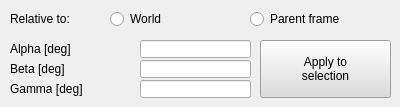
   <widget class="QWidget" name="orientation">
    <attribute name="title">
     <string>Orientation</string>
    </attribute>
    <widget class="QLineEdit" name="qqCoordAlpha">
     <property name="geometry">
      <rect>
       <x>140</x>
       <y>40</y>
       <width>111</width>
       <height>18</height>
      </rect>
     </property>
    </widget>
    <widget class="QToolButton" name="qqCoordApplyOr">
     <property name="geometry">
      <rect>
       <x>260</x>
       <y>40</y>
       <width>131</width>
       <height>58</height>
      </rect>
     </property>
     <property name="palette">
      <palette>
       <active>
        <colorrole role="WindowText">
         <brush brushstyle="SolidPattern">
          <color alpha="255">
           <red>0</red>
           <green>0</green>
           <blue>0</blue>
          </color>
         </brush>
        </colorrole>
        <colorrole role="Button">
         <brush brushstyle="SolidPattern">
          <color alpha="255">
           <red>220</red>
           <green>220</green>
           <blue>220</blue>
          </color>
         </brush>
        </colorrole>
        <colorrole role="Light">
         <brush brushstyle="SolidPattern">
          <color alpha="255">
           <red>255</red>
           <green>255</green>
           <blue>255</blue>
          </color>
         </brush>
        </colorrole>
        <colorrole role="Midlight">
         <brush brushstyle="SolidPattern">
          <color alpha="255">
           <red>237</red>
           <green>237</green>
           <blue>237</blue>
          </color>
         </brush>
        </colorrole>
        <colorrole role="Dark">
         <brush brushstyle="SolidPattern">
          <color alpha="255">
           <red>110</red>
           <green>110</green>
           <blue>110</blue>
          </color>
         </brush>
        </colorrole>
        <colorrole role="Mid">
         <brush brushstyle="SolidPattern">
          <color alpha="255">
           <red>147</red>
           <green>147</green>
           <blue>147</blue>
          </color>
         </brush>
        </colorrole>
        <colorrole role="Text">
         <brush brushstyle="SolidPattern">
          <color alpha="255">
           <red>0</red>
           <green>0</green>
           <blue>0</blue>
          </color>
         </brush>
        </colorrole>
        <colorrole role="BrightText">
         <brush brushstyle="SolidPattern">
          <color alpha="255">
           <red>255</red>
           <green>255</green>
           <blue>255</blue>
          </color>
         </brush>
        </colorrole>
        <colorrole role="ButtonText">
         <brush brushstyle="SolidPattern">
          <color alpha="255">
           <red>0</red>
           <green>0</green>
           <blue>0</blue>
          </color>
         </brush>
        </colorrole>
        <colorrole role="Base">
         <brush brushstyle="SolidPattern">
          <color alpha="255">
           <red>255</red>
           <green>255</green>
           <blue>255</blue>
          </color>
         </brush>
        </colorrole>
        <colorrole role="Window">
         <brush brushstyle="SolidPattern">
          <color alpha="255">
           <red>220</red>
           <green>220</green>
           <blue>220</blue>
          </color>
         </brush>
        </colorrole>
        <colorrole role="Shadow">
         <brush brushstyle="SolidPattern">
          <color alpha="255">
           <red>0</red>
           <green>0</green>
           <blue>0</blue>
          </color>
         </brush>
        </colorrole>
        <colorrole role="AlternateBase">
         <brush brushstyle="SolidPattern">
          <color alpha="255">
           <red>237</red>
           <green>237</green>
           <blue>237</blue>
          </color>
         </brush>
        </colorrole>
        <colorrole role="ToolTipBase">
         <brush brushstyle="SolidPattern">
          <color alpha="255">
           <red>255</red>
           <green>255</green>
           <blue>220</blue>
          </color>
         </brush>
        </colorrole>
        <colorrole role="ToolTipText">
         <brush brushstyle="SolidPattern">
          <color alpha="255">
           <red>0</red>
           <green>0</green>
           <blue>0</blue>
          </color>
         </brush>
        </colorrole>
        <colorrole role="PlaceholderText">
         <brush brushstyle="NoBrush">
          <color alpha="128">
           <red>0</red>
           <green>0</green>
           <blue>0</blue>
          </color>
         </brush>
        </colorrole>
       </active>
       <inactive>
        <colorrole role="WindowText">
         <brush brushstyle="SolidPattern">
          <color alpha="255">
           <red>0</red>
           <green>0</green>
           <blue>0</blue>
          </color>
         </brush>
        </colorrole>
        <colorrole role="Button">
         <brush brushstyle="SolidPattern">
          <color alpha="255">
           <red>220</red>
           <green>220</green>
           <blue>220</blue>
          </color>
         </brush>
        </colorrole>
        <colorrole role="Light">
         <brush brushstyle="SolidPattern">
          <color alpha="255">
           <red>255</red>
           <green>255</green>
           <blue>255</blue>
          </color>
         </brush>
        </colorrole>
        <colorrole role="Midlight">
         <brush brushstyle="SolidPattern">
          <color alpha="255">
           <red>237</red>
           <green>237</green>
           <blue>237</blue>
          </color>
         </brush>
        </colorrole>
        <colorrole role="Dark">
         <brush brushstyle="SolidPattern">
          <color alpha="255">
           <red>110</red>
           <green>110</green>
           <blue>110</blue>
          </color>
         </brush>
        </colorrole>
        <colorrole role="Mid">
         <brush brushstyle="SolidPattern">
          <color alpha="255">
           <red>147</red>
           <green>147</green>
           <blue>147</blue>
          </color>
         </brush>
        </colorrole>
        <colorrole role="Text">
         <brush brushstyle="SolidPattern">
          <color alpha="255">
           <red>0</red>
           <green>0</green>
           <blue>0</blue>
          </color>
         </brush>
        </colorrole>
        <colorrole role="BrightText">
         <brush brushstyle="SolidPattern">
          <color alpha="255">
           <red>255</red>
           <green>255</green>
           <blue>255</blue>
          </color>
         </brush>
        </colorrole>
        <colorrole role="ButtonText">
         <brush brushstyle="SolidPattern">
          <color alpha="255">
           <red>0</red>
           <green>0</green>
           <blue>0</blue>
          </color>
         </brush>
        </colorrole>
        <colorrole role="Base">
         <brush brushstyle="SolidPattern">
          <color alpha="255">
           <red>255</red>
           <green>255</green>
           <blue>255</blue>
          </color>
         </brush>
        </colorrole>
        <colorrole role="Window">
         <brush brushstyle="SolidPattern">
          <color alpha="255">
           <red>220</red>
           <green>220</green>
           <blue>220</blue>
          </color>
         </brush>
        </colorrole>
        <colorrole role="Shadow">
         <brush brushstyle="SolidPattern">
          <color alpha="255">
           <red>0</red>
           <green>0</green>
           <blue>0</blue>
          </color>
         </brush>
        </colorrole>
        <colorrole role="AlternateBase">
         <brush brushstyle="SolidPattern">
          <color alpha="255">
           <red>237</red>
           <green>237</green>
           <blue>237</blue>
          </color>
         </brush>
        </colorrole>
        <colorrole role="ToolTipBase">
         <brush brushstyle="SolidPattern">
          <color alpha="255">
           <red>255</red>
           <green>255</green>
           <blue>220</blue>
          </color>
         </brush>
        </colorrole>
        <colorrole role="ToolTipText">
         <brush brushstyle="SolidPattern">
          <color alpha="255">
           <red>0</red>
           <green>0</green>
           <blue>0</blue>
          </color>
         </brush>
        </colorrole>
        <colorrole role="PlaceholderText">
         <brush brushstyle="NoBrush">
          <color alpha="128">
           <red>0</red>
           <green>0</green>
           <blue>0</blue>
          </color>
         </brush>
        </colorrole>
       </inactive>
       <disabled>
        <colorrole role="WindowText">
         <brush brushstyle="SolidPattern">
          <color alpha="255">
           <red>110</red>
           <green>110</green>
           <blue>110</blue>
          </color>
         </brush>
        </colorrole>
        <colorrole role="Button">
         <brush brushstyle="SolidPattern">
          <color alpha="255">
           <red>220</red>
           <green>220</green>
           <blue>220</blue>
          </color>
         </brush>
        </colorrole>
        <colorrole role="Light">
         <brush brushstyle="SolidPattern">
          <color alpha="255">
           <red>255</red>
           <green>255</green>
           <blue>255</blue>
          </color>
         </brush>
        </colorrole>
        <colorrole role="Midlight">
         <brush brushstyle="SolidPattern">
          <color alpha="255">
           <red>237</red>
           <green>237</green>
           <blue>237</blue>
          </color>
         </brush>
        </colorrole>
        <colorrole role="Dark">
         <brush brushstyle="SolidPattern">
          <color alpha="255">
           <red>110</red>
           <green>110</green>
           <blue>110</blue>
          </color>
         </brush>
        </colorrole>
        <colorrole role="Mid">
         <brush brushstyle="SolidPattern">
          <color alpha="255">
           <red>147</red>
           <green>147</green>
           <blue>147</blue>
          </color>
         </brush>
        </colorrole>
        <colorrole role="Text">
         <brush brushstyle="SolidPattern">
          <color alpha="255">
           <red>110</red>
           <green>110</green>
           <blue>110</blue>
          </color>
         </brush>
        </colorrole>
        <colorrole role="BrightText">
         <brush brushstyle="SolidPattern">
          <color alpha="255">
           <red>255</red>
           <green>255</green>
           <blue>255</blue>
          </color>
         </brush>
        </colorrole>
        <colorrole role="ButtonText">
         <brush brushstyle="SolidPattern">
          <color alpha="255">
           <red>110</red>
           <green>110</green>
           <blue>110</blue>
          </color>
         </brush>
        </colorrole>
        <colorrole role="Base">
         <brush brushstyle="SolidPattern">
          <color alpha="255">
           <red>220</red>
           <green>220</green>
           <blue>220</blue>
          </color>
         </brush>
        </colorrole>
        <colorrole role="Window">
         <brush brushstyle="SolidPattern">
          <color alpha="255">
           <red>220</red>
           <green>220</green>
           <blue>220</blue>
          </color>
         </brush>
        </colorrole>
        <colorrole role="Shadow">
         <brush brushstyle="SolidPattern">
          <color alpha="255">
           <red>0</red>
           <green>0</green>
           <blue>0</blue>
          </color>
         </brush>
        </colorrole>
        <colorrole role="AlternateBase">
         <brush brushstyle="SolidPattern">
          <color alpha="255">
           <red>220</red>
           <green>220</green>
           <blue>220</blue>
          </color>
         </brush>
        </colorrole>
        <colorrole role="ToolTipBase">
         <brush brushstyle="SolidPattern">
          <color alpha="255">
           <red>255</red>
           <green>255</green>
           <blue>220</blue>
          </color>
         </brush>
        </colorrole>
        <colorrole role="ToolTipText">
         <brush brushstyle="SolidPattern">
          <color alpha="255">
           <red>0</red>
           <green>0</green>
           <blue>0</blue>
          </color>
         </brush>
        </colorrole>
        <colorrole role="PlaceholderText">
         <brush brushstyle="NoBrush">
          <color alpha="128">
           <red>0</red>
           <green>0</green>
           <blue>0</blue>
          </color>
         </brush>
        </colorrole>
       </disabled>
      </palette>
     </property>
     <property name="focusPolicy">
      <enum>Qt::StrongFocus</enum>
     </property>
     <property name="text">
      <string>Apply to
selection</string>
     </property>
    </widget>
    <widget class="QLabel" name="label_3">
     <property name="geometry">
      <rect>
       <x>10</x>
       <y>60</y>
       <width>122</width>
       <height>18</height>
      </rect>
     </property>
     <property name="text">
      <string>Beta [deg]</string>
     </property>
    </widget>
    <widget class="QLineEdit" name="qqCoordGamma">
     <property name="geometry">
      <rect>
       <x>140</x>
       <y>80</y>
       <width>111</width>
       <height>18</height>
      </rect>
     </property>
    </widget>
    <widget class="QRadioButton" name="qqCoordParent">
     <property name="geometry">
      <rect>
       <x>250</x>
       <y>10</y>
       <width>141</width>
       <height>18</height>
      </rect>
     </property>
     <property name="focusPolicy">
      <enum>Qt::StrongFocus</enum>
     </property>
     <property name="text">
      <string>Parent frame</string>
     </property>
     <property name="autoExclusive">
      <bool>false</bool>
     </property>
    </widget>
    <widget class="QRadioButton" name="qqCoordWorld">
     <property name="geometry">
      <rect>
       <x>110</x>
       <y>10</y>
       <width>131</width>
       <height>18</height>
      </rect>
     </property>
     <property name="focusPolicy">
      <enum>Qt::StrongFocus</enum>
     </property>
     <property name="text">
      <string>World</string>
     </property>
     <property name="autoExclusive">
      <bool>false</bool>
     </property>
    </widget>
    <widget class="QLabel" name="label_2">
     <property name="geometry">
      <rect>
       <x>10</x>
       <y>40</y>
       <width>122</width>
       <height>18</height>
      </rect>
     </property>
     <property name="text">
      <string>Alpha [deg]</string>
     </property>
    </widget>
    <widget class="QLineEdit" name="qqCoordBeta">
     <property name="geometry">
      <rect>
       <x>140</x>
       <y>60</y>
       <width>111</width>
       <height>18</height>
      </rect>
     </property>
    </widget>
    <widget class="QLabel" name="label">
     <property name="geometry">
      <rect>
       <x>10</x>
       <y>10</y>
       <width>91</width>
       <height>18</height>
      </rect>
     </property>
     <property name="text">
      <string>Relative to:</string>
     </property>
    </widget>
    <widget class="QLabel" name="label_4">
     <property name="geometry">
      <rect>
       <x>10</x>
       <y>80</y>
       <width>122</width>
       <height>18</height>
      </rect>
     </property>
     <property name="text">
      <string>Gamma [deg]</string>
     </property>
    </widget>
   </widget>
